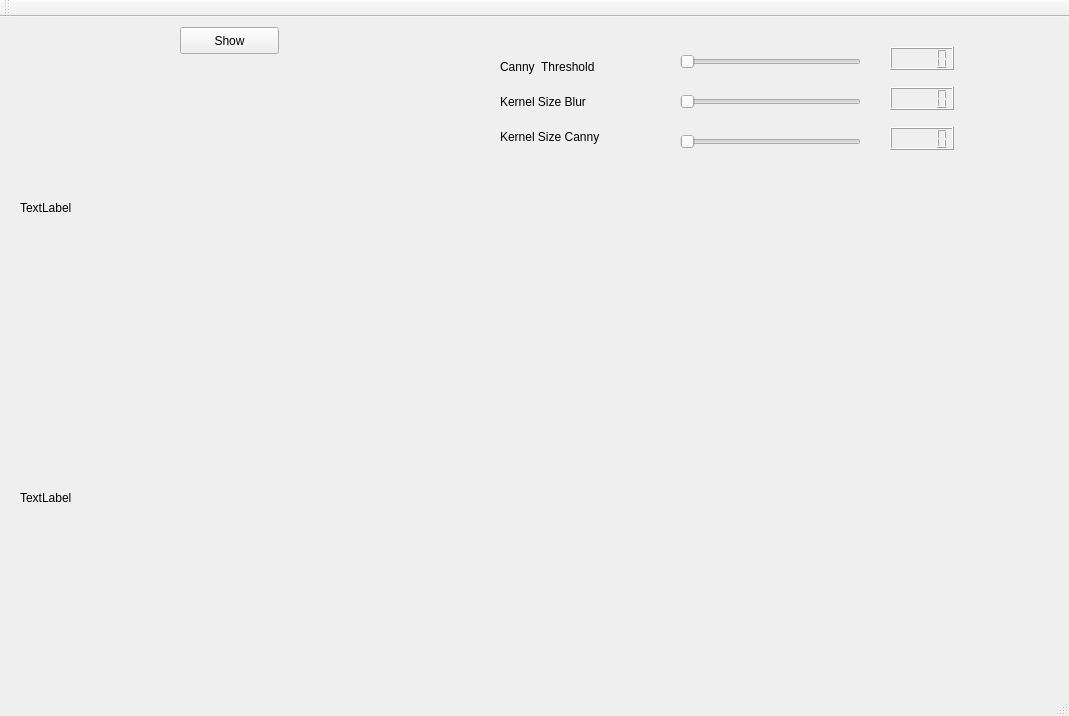
<?xml version="1.0" encoding="UTF-8"?>
<ui version="4.0">
 <class>MainWindow</class>
 <widget class="QMainWindow" name="MainWindow">
  <property name="geometry">
   <rect>
    <x>0</x>
    <y>0</y>
    <width>1069</width>
    <height>716</height>
   </rect>
  </property>
  <property name="windowTitle">
   <string>MainWindow</string>
  </property>
  <widget class="QWidget" name="centralWidget">
   <widget class="QPushButton" name="pushButton">
    <property name="geometry">
     <rect>
      <x>180</x>
      <y>10</y>
      <width>99</width>
      <height>27</height>
     </rect>
    </property>
    <property name="text">
     <string>Show</string>
    </property>
   </widget>
   <widget class="QLabel" name="label">
    <property name="geometry">
     <rect>
      <x>20</x>
      <y>50</y>
      <width>371</width>
      <height>281</height>
     </rect>
    </property>
    <property name="lineWidth">
     <number>5</number>
    </property>
    <property name="text">
     <string>TextLabel</string>
    </property>
   </widget>
   <widget class="QSlider" name="horizontalSlider">
    <property name="geometry">
     <rect>
      <x>680</x>
      <y>30</y>
      <width>181</width>
      <height>29</height>
     </rect>
    </property>
    <property name="orientation">
     <enum>Qt::Horizontal</enum>
    </property>
   </widget>
   <widget class="QLabel" name="label_2">
    <property name="geometry">
     <rect>
      <x>20</x>
      <y>340</y>
      <width>371</width>
      <height>281</height>
     </rect>
    </property>
    <property name="text">
     <string>TextLabel</string>
    </property>
   </widget>
   <widget class="QLabel" name="label_3">
    <property name="geometry">
     <rect>
      <x>500</x>
      <y>40</y>
      <width>151</width>
      <height>20</height>
     </rect>
    </property>
    <property name="text">
     <string>Canny  Threshold</string>
    </property>
   </widget>
   <widget class="QSlider" name="KernelSize">
    <property name="geometry">
     <rect>
      <x>680</x>
      <y>70</y>
      <width>181</width>
      <height>29</height>
     </rect>
    </property>
    <property name="maximum">
     <number>50</number>
    </property>
    <property name="orientation">
     <enum>Qt::Horizontal</enum>
    </property>
   </widget>
   <widget class="QLabel" name="label_4">
    <property name="geometry">
     <rect>
      <x>500</x>
      <y>75</y>
      <width>151</width>
      <height>20</height>
     </rect>
    </property>
    <property name="text">
     <string>Kernel Size Blur</string>
    </property>
   </widget>
   <widget class="QSlider" name="Delation_2">
    <property name="geometry">
     <rect>
      <x>680</x>
      <y>110</y>
      <width>181</width>
      <height>29</height>
     </rect>
    </property>
    <property name="maximum">
     <number>50</number>
    </property>
    <property name="orientation">
     <enum>Qt::Horizontal</enum>
    </property>
   </widget>
   <widget class="QLabel" name="Delation">
    <property name="geometry">
     <rect>
      <x>500</x>
      <y>110</y>
      <width>151</width>
      <height>20</height>
     </rect>
    </property>
    <property name="text">
     <string>Kernel Size Canny</string>
    </property>
   </widget>
   <widget class="QLCDNumber" name="lcdNumber">
    <property name="geometry">
     <rect>
      <x>890</x>
      <y>30</y>
      <width>64</width>
      <height>23</height>
     </rect>
    </property>
   </widget>
   <widget class="QLCDNumber" name="lcdNumber_2">
    <property name="geometry">
     <rect>
      <x>890</x>
      <y>70</y>
      <width>64</width>
      <height>23</height>
     </rect>
    </property>
   </widget>
   <widget class="QLCDNumber" name="lcdNumber_3">
    <property name="geometry">
     <rect>
      <x>890</x>
      <y>110</y>
      <width>64</width>
      <height>23</height>
     </rect>
    </property>
   </widget>
  </widget>
  <widget class="QMenuBar" name="menuBar">
   <property name="geometry">
    <rect>
     <x>0</x>
     <y>0</y>
     <width>1069</width>
     <height>25</height>
    </rect>
   </property>
  </widget>
  <widget class="QToolBar" name="mainToolBar">
   <attribute name="toolBarArea">
    <enum>TopToolBarArea</enum>
   </attribute>
   <attribute name="toolBarBreak">
    <bool>false</bool>
   </attribute>
  </widget>
  <widget class="QStatusBar" name="statusBar"/>
 </widget>
 <layoutdefault spacing="6" margin="11"/>
 <resources/>
 <connections>
  <connection>
   <sender>horizontalSlider</sender>
   <signal>valueChanged(int)</signal>
   <receiver>lcdNumber</receiver>
   <slot>display(int)</slot>
   <hints>
    <hint type="sourcelabel">
     <x>831</x>
     <y>83</y>
    </hint>
    <hint type="destinationlabel">
     <x>925</x>
     <y>79</y>
    </hint>
   </hints>
  </connection>
  <connection>
   <sender>KernelSize</sender>
   <signal>valueChanged(int)</signal>
   <receiver>lcdNumber_2</receiver>
   <slot>display(int)</slot>
   <hints>
    <hint type="sourcelabel">
     <x>837</x>
     <y>125</y>
    </hint>
    <hint type="destinationlabel">
     <x>927</x>
     <y>122</y>
    </hint>
   </hints>
  </connection>
  <connection>
   <sender>Delation_2</sender>
   <signal>valueChanged(int)</signal>
   <receiver>lcdNumber_3</receiver>
   <slot>display(int)</slot>
   <hints>
    <hint type="sourcelabel">
     <x>782</x>
     <y>169</y>
    </hint>
    <hint type="destinationlabel">
     <x>928</x>
     <y>166</y>
    </hint>
   </hints>
  </connection>
 </connections>
</ui>
